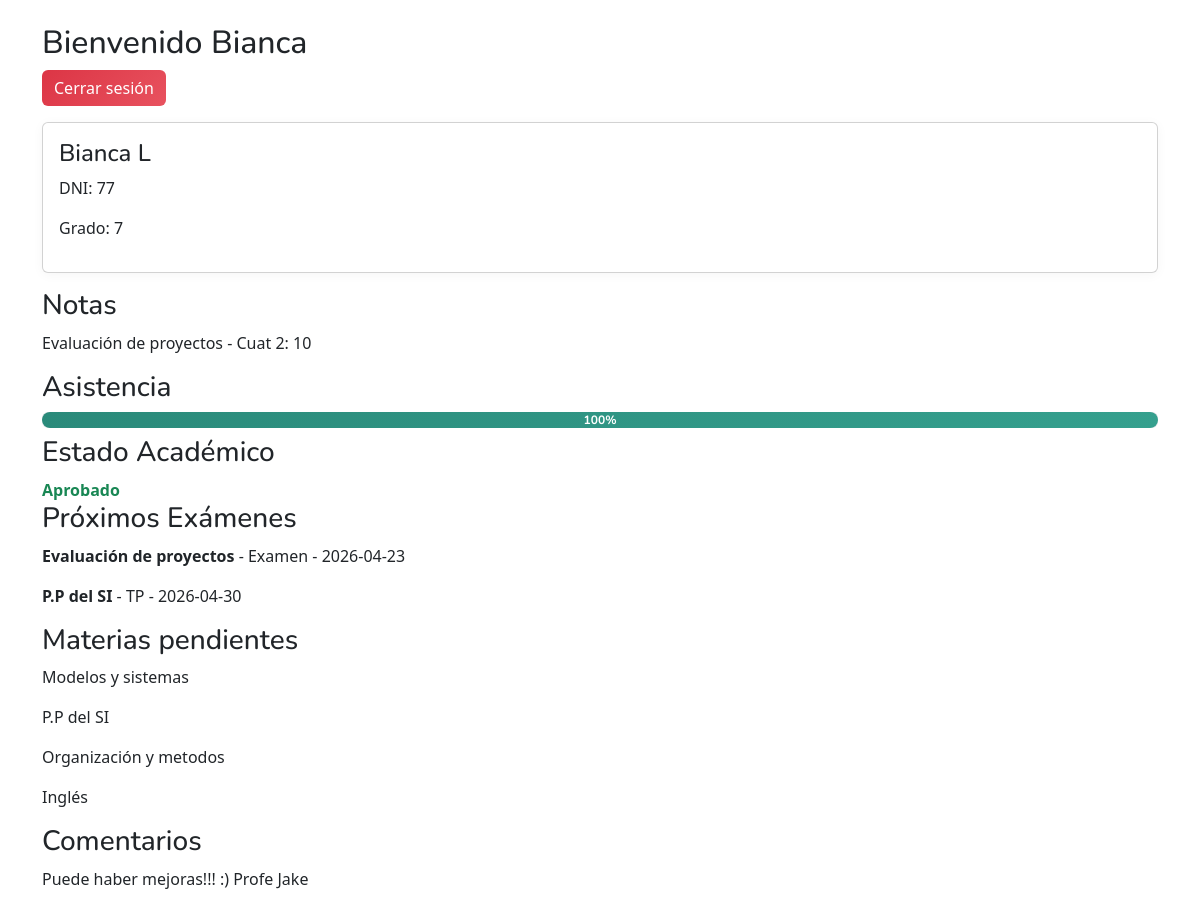
The app's page /alumno.php (signed in) with its own data.
### tables this page shows
CREATE TABLE `estudiantes` (
  `dni` varchar(20) NOT NULL,
  `Nombre` varchar(30) NOT NULL,
  `Apellido` varchar(30) NOT NULL,
  `Edad` int(11) NOT NULL,
  `Grado` varchar(15) NOT NULL,
  `calificacion` int(11) NOT NULL DEFAULT 0,
  `estado` varchar(20) NOT NULL,
  `foto` varchar(255) DEFAULT NULL
);

CREATE TABLE `notas` (
  `id` int(11) NOT NULL,
  `dni` varchar(20) DEFAULT NULL,
  `materia_id` int(11) DEFAULT NULL,
  `cuatrimestre` int(11) DEFAULT NULL,
  `nota` int(11) DEFAULT NULL
);

CREATE TABLE `materias` (
  `id` int(11) NOT NULL,
  `nombre` varchar(100) DEFAULT NULL
);

CREATE TABLE `asistencia` (
  `id` int(11) NOT NULL,
  `dni` varchar(20) DEFAULT NULL,
  `porcentaje` int(11) DEFAULT NULL
);

CREATE TABLE `examenes` (
  `id` int(11) NOT NULL,
  `materia_id` int(11) DEFAULT NULL,
  `fecha` date DEFAULT NULL,
  `tipo` varchar(50) DEFAULT NULL
);

CREATE TABLE `comentarios` (
  `id` int(11) NOT NULL,
  `dni` varchar(20) DEFAULT NULL,
  `comentario` text DEFAULT NULL
);

### alumno.php (the view, shortened to what this page needs)
<?php
include('connect.php');
$dni = $_SESSION['dni'];
$alumno = mysqli_fetch_assoc(mysqli_query($conn,"SELECT * FROM estudiantes WHERE dni='$dni'"));
?>
<link rel="stylesheet" href="style.css">
<link href="https://cdn.jsdelivr.net/npm/bootstrap@5.3.5/dist/css/bootstrap.min.css" rel="stylesheet">
<div class="container">
<h2>Bienvenido <?= $alumno['Nombre'] ?></h2>
<a href="logout.php" class="btn btn-danger mb-3">Cerrar sesión</a>
<div class="card p-3 mb-3">
<h4><?= $alumno['Nombre']." ".$alumno['Apellido'] ?></h4>
<p>DNI: <?= $alumno['dni'] ?></p>
<p>Grado: <?= $alumno['Grado'] ?></p>
</div>
<h3>Notas</h3>
<?php
$res = mysqli_query($conn,"
SELECT m.nombre, n.nota, n.cuatrimestre
FROM notas n
JOIN materias m ON n.materia_id=m.id
WHERE n.dni='$dni'
");
while($r=mysqli_fetch_assoc($res)){
    echo "<p>{$r['nombre']} - Cuat {$r['cuatrimestre']}: {$r['nota']}</p>";
}
?>
<h3>Asistencia</h3>
<?php
$resAsis = mysqli_query($conn,"SELECT porcentaje FROM asistencia WHERE dni='$dni'");
$asis = mysqli_fetch_assoc($resAsis);
?>
<div class="progress mb-2">
  <div class="progress-bar" style="width:<?= $asis['porcentaje'] ?>%">
    <?= $asis['porcentaje'] ?>%
  </div>
</div>
<h3>Estado Académico</h3>
<?php
$prom = mysqli_fetch_assoc(mysqli_query($conn,"SELECT AVG(nota) as p FROM notas WHERE dni='$dni'"));
echo ($prom['p']>=7) ? "<span class='text-success'>Aprobado</span>" : "<span class='text-warning'>Intensificación</span>";
?>
<h3>Próximos Exámenes</h3>
<?php
$res = mysqli_query($conn,"
SELECT m.nombre, e.fecha, e.tipo
FROM examenes e
JOIN materias m ON e.materia_id=m.id
ORDER BY e.fecha ASC
");
while($r=mysqli_fetch_assoc($res)){
    echo "<p><strong>{$r['nombre']}</strong> - {$r['tipo']} - {$r['fecha']}</p>";
}
?>
<h3>Materias pendientes</h3>
<?php
$res = mysqli_query($conn,"
SELECT m.nombre
FROM materias m
LEFT JOIN notas n ON m.id=n.materia_id AND n.dni='$dni'
WHERE n.nota < 7 OR n.nota IS NULL
");
while($r=mysqli_fetch_assoc($res)){
    echo "<p>{$r['nombre']}</p>";
}
?>
<h3>Comentarios</h3>
<?php
$res = mysqli_query($conn,"SELECT comentario FROM comentarios WHERE dni='$dni'");
while($r=mysqli_fetch_assoc($res)){
    echo "<p>{$r['comentario']}</p>";
}
?>
</div>

### style.css (style rules this page uses)
* { margin: 0; padding: 0; box-sizing: border-box; }
h1, h2, h3, h4, h5, h6 { font-family: 'Nunito', sans-serif; color: var(--text-dark); }
.container { width: 90%; max-width: 900px; margin: 24px auto; padding-bottom: 40px; }
.card { background: rgba(255, 255, 255, 0.8); backdrop-filter: blur(6px); padding: 0; margin-bottom: 20px; border-radius: 12px; border: 1px solid rgba(42, 138, 122, 0.08); box-shadow: 0 2px 12px rgba(0, 0, 0, 0.04); transition: transform 0.25s ease, box-shadow 0.25s ease; animation: fadeInUp 0.4s ease-out; overflow: hidden; }
.progress { background: var(--cream-dark); border-radius: 10px; height: 14px; overflow: hidden; box-shadow: inset 0 1px 3px rgba(0,0,0,0.06); }
.progress-bar { background: linear-gradient(135deg, var(--teal), var(--teal-light)); color: white; font-family: 'Nunito', sans-serif; font-weight: 700; font-size: 0.75rem; display: flex; align-items: center; justify-content: center; border-radius: 10px; transition: width 0.6s ease; }
button, .btn { font-family: 'Nunito', sans-serif; font-weight: 700; border: none; padding: 10px 20px; border-radius: 10px; cursor: pointer; transition: all 0.3s ease; font-size: 0.95rem; }
.btn-danger { background: linear-gradient(135deg, #dc3545, #e8525f) !important; border: none !important; }
a { text-decoration: none; color: var(--teal); font-weight: 600; transition: color 0.2s; }
.text-success { color: var(--teal) !important; font-weight: 700; }
.card, .form-section, .login-card, .stat-card { animation: fadeInUp 0.4s ease-out; }
.mb-2 { margin-bottom: 0.5rem; }
.mb-3 { margin-bottom: 1rem; }
.p-3 { padding: 1rem; }

### records on screen
estudiantes: Nombre "Bianca", Apellido "L", dni "77", Grado "7"
notas: materia.nombre "Evaluación de proyectos", cuatrimestre "2", nota "10"
asistencia: porcentaje "100"
examenes: materia.nombre "Evaluación de proyectos", tipo "Examen", fecha "2026-04-23"
examenes: materia.nombre "P.P del SI", tipo "TP", fecha "2026-04-30"
materias: nombre "Modelos y sistemas"
materias: nombre "P.P del SI"
materias: nombre "Organización y metodos"
materias: nombre "Inglés"
comentarios: comentario "Puede haber mejoras!!! :) Profe Jake"
